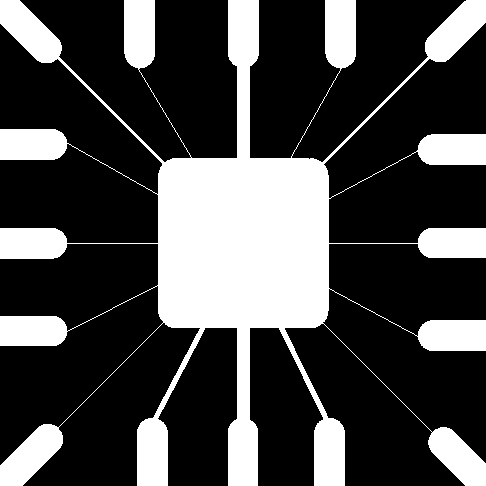
%> input picture Image Processing_Matlab/Fig(line).tif, 486 x 486 px
$ octave edgelinepoint.m   (GNU Octave 9; MATLAB toolbox functions it lacks are replaced by stand-ins)
%> lines starting %> are read from the running program, lines starting %| are printed output that depends on the picture; in (x1, y1, x2, y2) boxes, pixels count from 0 and x2, y2 are one past the last pixel; in counts of white or black regions, pixels touching at a corner belong together; the program's own positions count from 1
%Input Image
A=imread('Fig(line).tif');
%> A: size 486x486 logical; 28.1% white; 1 white region, box (x1, y1, x2, y2) and area: (0, 0, 486, 486) 66259
%A=rgb2gray(I);
figure(1);
subplot(2,1,1),imshow(A);title('original Image');
%Preallocate the matrices with zeros
I1=A;
I=zeros(size(A));
I2=zeros(size(A));
%Filter Masks
F1=[0 1 0;1 -4 1; 0 1 0];
F2=[1 1 1;1 -8 1; 1 1 1];
%Padarray with zeros
A=padarray(A,[1,1]);
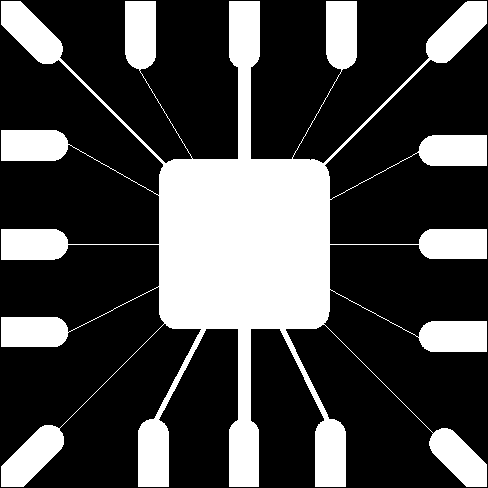
%> A: size 488x488 logical; 27.8% white; 1 white region, box (x1, y1, x2, y2) and area: (1, 1, 487, 487) 66259
A=double(A);
%Implementation of the equation in Fig.D
for i=1:size(A,1)-2
for j=1:size(A,2)-2
I(i,j)=sum(sum(F2.*A(i:i+2,j:j+2)));
end
end
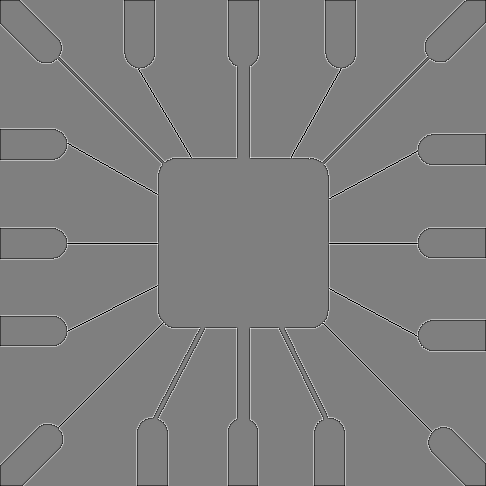
%> I: size 486x486 double; min -6, max 6, mean -0.00689; drawn with min black and max white
I=uint8(I);
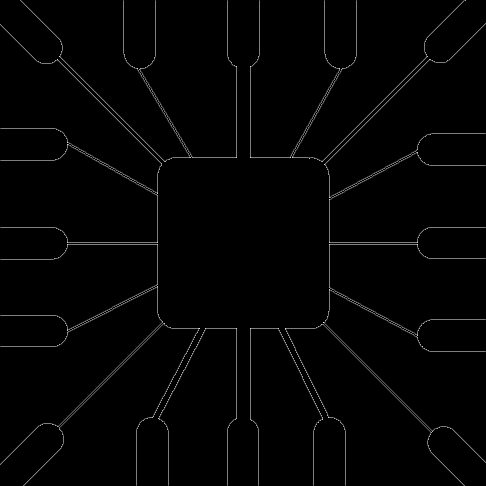
%> I: size 486x486 uint8; min 0, max 6, mean 0.0784; drawn with min black and max white
subplot(2,1,2),imshow(I);title('Edge Detected');

% line detection

fplap_H = [-1 -1 -1; 2 2 2; -1 -1 -1] %Horizontal line
fplap_V = [-1 2 -1; -1 2 -1; -1 2 -1] %Vertical line
fplap_pos45deg = [-1 -1 2 ; -1 2 -1; 2 -1 -1] %+45deg
fplap_neg45deg = [2 -1 -1; -1 2 -1; -1 -1 2 ] %-45deg
filtim_H = imfilter(A,fplap_H,'symmetric', 'conv');
filtim_V = imfilter(A,fplap_V,'symmetric', 'conv');
filtim_pos45deg = imfilter(A,fplap_pos45deg,'symmetric', 'conv');
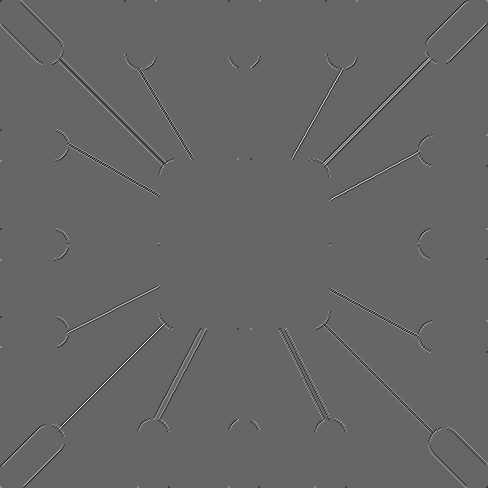
%> filtim_pos45deg: size 488x488 double; min -4, max 6, mean 0; mean of the top-left, top-right, bottom-left and bottom-right quarters -0.000101, 0.000101, 0.000101, -0.000101; drawn with min black and max white
filtim_neg45deg = imfilter(A,fplap_neg45deg,'symmetric', 'conv');
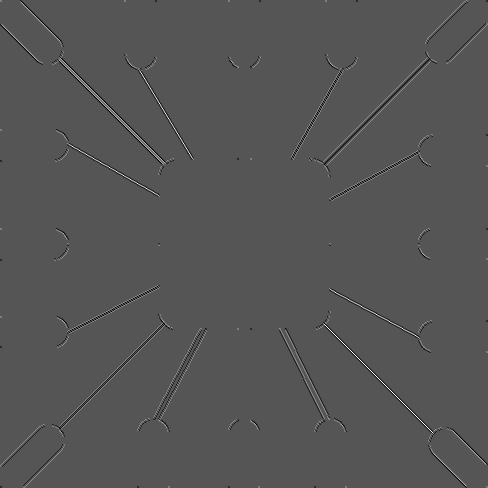
%> filtim_neg45deg: size 488x488 double; min -3, max 6, mean 0; drawn with min black and max white

figure(2);
subplot(2,2,1)
imshow(filtim_H);
title('Horiontal line');
subplot(2,2,2)
imshow(filtim_V);
title('Vertical line');
subplot(2,2,3)
imshow(filtim_pos45deg);
title('+45deg');
subplot(2,2,4)
imshow(filtim_neg45deg);
title('-45deg');

% Point detection

fplap = [-1 -1 -1; -1 8 -1; -1 -1 -1] %Laplacian at a point
% fplap = [0 1 0; 1 -4 1; 0 1 0] %Laplacian at a point
filtim = imfilter(A,fplap,'symmetric', 'conv');
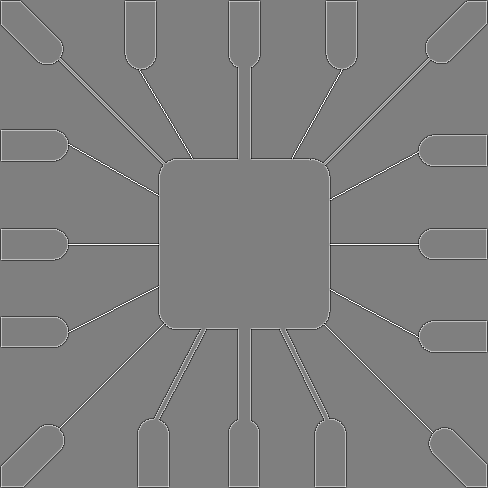
%> filtim: size 488x488 double; min -6, max 6, mean 0; drawn with min black and max white
figure(3);
subplot(2,1,1)
imshow(filtim);
title('Laplacian Point Filtered');
subplot(2,1,2)
imshow(A-filtim);
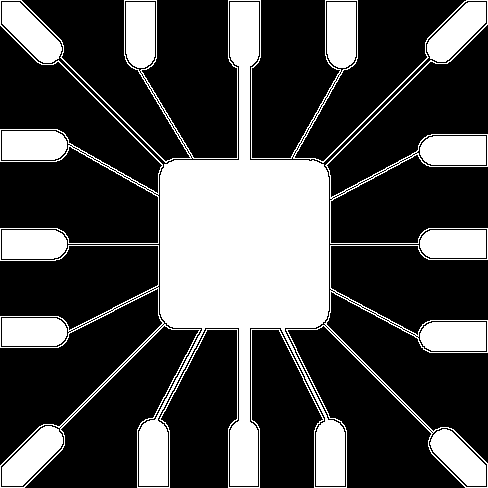
%> displayed picture: size 488x488, on the screen's scale of 0 to 255; 28.6% white; 14 white regions, largest, box (x1, y1, x2, y2) and area: (139, 2, 345, 486) 37854, (0, 0, 488, 488) 8531, (2, 426, 63, 486) 1928
title('Difference Image');

$ run again, with Image Processing_Matlab/Fig(Smooth).tif copied over Image Processing_Matlab/Fig(line).tif
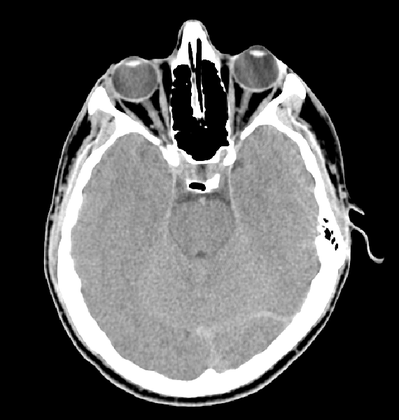
%> input picture Image Processing_Matlab/Fig(Smooth).tif, 399 x 420 px, shrunk from 570 x 600 before the run
%> A is the input picture: size 420x399 uint8; min 0, max 255, mean 84.7
%> after the loop `for i=1:size(A,1)-2`:
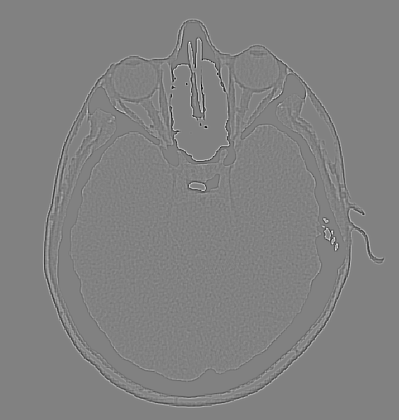
%> I: size 420x399 double; min -1324, max 1278, mean 0; drawn with min black and max white
%> `imshow(A-filtim);`:
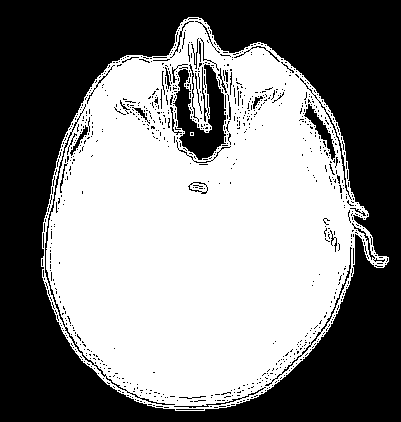
%> displayed picture: size 422x401, on the screen's scale of 0 to 255; 50.8% white; 944 black regions (902 under 20 px), largest, box (x1, y1, x2, y2) and area: (0, 0, 401, 422) 74892, (173, 64, 226, 160) 2487, (45, 104, 175, 405) 558

$ run again, with Image Processing_Matlab/Fig(bitplane).tif copied over Image Processing_Matlab/Fig(line).tif
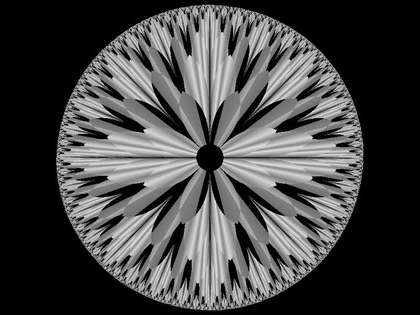
%> input picture Image Processing_Matlab/Fig(bitplane).tif, 420 x 315 px, shrunk from 800 x 600 before the run
%> A is the input picture: size 315x420 uint8; min 0, max 237, mean 67.9
%> after the loop `for i=1:size(A,1)-2`:
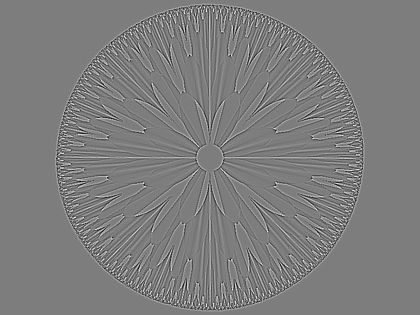
%> I: size 315x420 double; min -945, max 973, mean 0; drawn with min black and max white
%> `imshow(A-filtim);`:
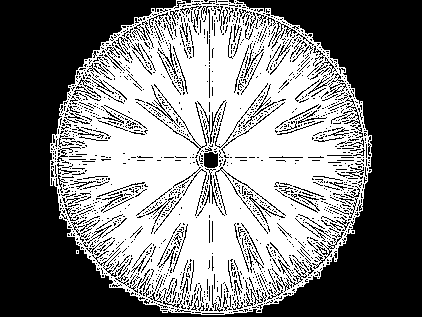
%> displayed picture: size 317x422, on the screen's scale of 0 to 255; 47.5% white; 2 white regions (1 under 20 px), largest, box (x1, y1, x2, y2) and area: (50, 0, 372, 315) 63560
